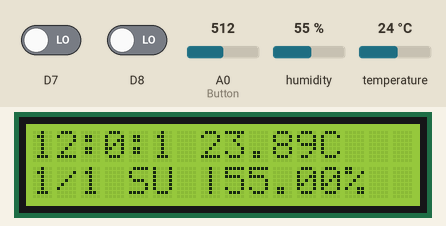
This sketch was run on a simulated ESP8266 (NodeMCU). On the bench: 16×2 character LCD. Inputs (shaded band) come from the test bench; at power-on: humidity 55 %, D7 LOW, D8 LOW, temperature 24 °C, A0 (Button) = 512.

Above: at 1.2 s.
1.3 s: humidity set to 22 %
At 2.9 s:
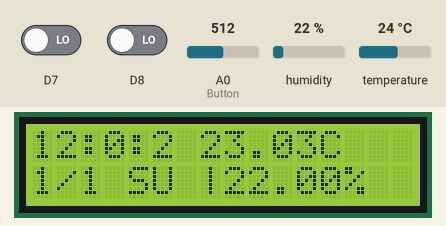
6.6 s: D7 driven HIGH
At 7.8 s:
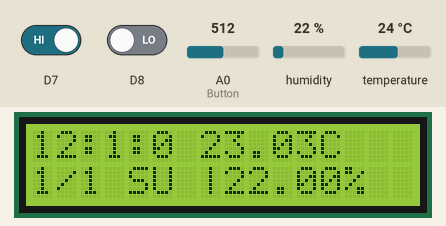
8.6 s: D8 driven HIGH
At 9.9 s:
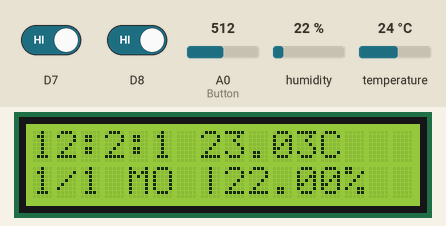
13.7 s: D7 driven LOW
At 15.0 s:
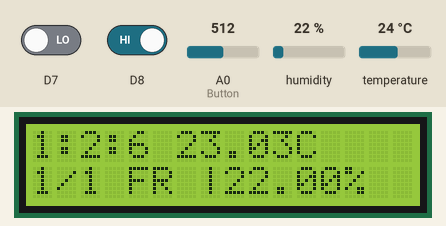
15.7 s: temperature set to 12 °C
At 16.7 s:
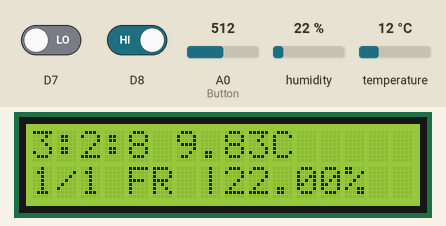
17.7 s: D8 driven LOW
At 19.1 s:
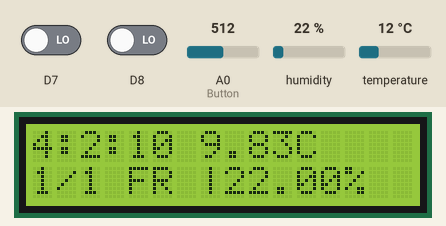
Timing chart, 0 to 20.7 s (numbered marks = the images above; inputs shaded):
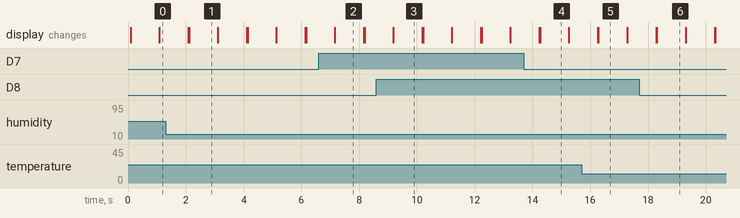

The sketch:

clock_with_display.ino
```cpp
// Including Libs.
#include <LiquidCrystal.h> // For LCD Display
#include "DHT.h"
#define DHTPIN D6     // Digital pin connected to the DHT sensor
#define DHTTYPE DHT11   // DHT 22  (AM2302), AM2321

DHT dht(DHTPIN, DHTTYPE);

// LCD connection Diagram:
/*
* VSS to GND
* VDD to 5V
* V0 to Middle of 10K potentiometer(pm). Left of pm(red) to GND and Right of pm(yellow) to 5V.
* RS to D0
* RW to GND
* E to D1
* d4,d5,d6,d7 (display) to D2,D3,D4,D5 (node mcu) respectively
* A to 3.3V
* K to GND
*/

int h=12;
int m=0;
int s=-1;
int flag;
String day[7] = {"SU","MO","TU","WE","TH","FR","SA"};
int i=0;
int M = 1;
int dt = 1;
int bm=0,bh=0,bdt=0,bM=0,bd=0;

const int rs = D0, en = D1, d4 = D2, d5 = D3, d6 = D4, d7 = D5;  // PiN's for LCD Display
LiquidCrystal lcd(rs, en, d4, d5, d6, d7);


void setup(){
  Serial.begin(9600);          // Enable UART for Debugging
  lcd.begin(16, 2);            // Defins the Dimens of LCD
  dht.begin();
  pinMode(D0, OUTPUT);
  pinMode(D1, OUTPUT);
  pinMode(D2, OUTPUT);
  pinMode(D3, OUTPUT);
  pinMode(D4, OUTPUT);
  pinMode(D5, OUTPUT);
  pinMode(DHTPIN, INPUT);
  pinMode(D7, INPUT);
  pinMode(D8, INPUT);
  pinMode(A0, INPUT);
  pinMode(D9, INPUT); //RX pin
}

void loop()
{
  s = s+1;
  float hum = dht.readHumidity();
  // Read temperature as Celsius (the default)
  float tmp = dht.readTemperature();
  // Compute heat index in Celsius (isFahreheit = false)
  float hic = dht.computeHeatIndex(tmp, hum, false);

  lcd.setCursor(0, 0);
  lcd.print(h);
  lcd.print(":");
  lcd.print(m);
  lcd.print(":");
  lcd.print(s);

  if(flag<12)  lcd.print(" ");
  //if(flag==12) lcd.print("'|");
  if(flag>=12) lcd.print("' ");

  lcd.print(hic);
  lcd.print("C");

  if(flag==24) {flag=0; i += 1; dt += 1;}
  if (M == 1 | M ==3 |M ==5 |M ==7 |M ==8 |M ==10 |M ==12 ){  // Months having 31 days
      if (dt ==32) {dt=1;M+=1;}
  }
  else if (M == 1 |M ==4 |M ==6 |M ==9 |M ==11){  // Months having 30 days
    if (dt ==31) {dt=1;M+=1;}
  }
  else if (M == 2){
    if (dt ==29) {dt=1;M+=1;}  // Feburary Month
  }
  //if (dt ==32) {dt=1; M+=1;}
  if (M ==13) M=1;
  if(i>8)i = 0;
 // s = s+1;

  lcd.setCursor(0, 1);
  lcd.print(dt);
  lcd.print("/");
  lcd.print(M);
  lcd.print(" ");
  lcd.print(day[i]);
  lcd.print(" |");
  lcd.print(hum);
  lcd.print("%");
  delay(995);
  lcd.clear();

  if (s == 59){
    s = 0;
    m = m+1;
  }
  if (m == 60){
    m = 0;
    h = h+1;
    flag=flag+1;
  }
  if (h==13){
    h = 1;
  }

  //Reading Button Values
  //bM = digitalRead(D6);  // Button to change Minutes
  bm = digitalRead(D7);  // Button to change Hours
  bh = digitalRead(D8); // Button to change Date
  bdt = analogRead(A0);   // Button to change Month

  if (bm == 1 & bh == 1) {  // When both buttons pressed together the day changes.
    i += 1;
    if(i>8)i = 0;
  }

  else if (bh == 1 & bdt == 1024) {  // When both buttons pressed together the day changes.
    M=M+1;
    if (M ==13) M=1;
  }

  else if (bm == 1) {         // Minute Chnage
    s=-1;
    m++;
  }

  else if (bh == 1) {        //Hour Change
    h += 1;
    flag+=1;
    if(flag<12)  lcd.print(" ");
    //if(flag==12) lcd.print("'|");
    if(flag>=12) lcd.print("' ");
    if(flag==24) {flag=0;}
    if(h==13) h=1;
  }

  else if (bdt == 1024) {    // Date change
    dt=dt+1;
    if (M == 1 | M ==3 |M ==5 |M ==7 |M ==8 |M ==10 |M ==12 ){  // Months having 31 days
      if (dt ==32) {dt=1;}
    }
    else if (M == 1 |M ==4 |M ==6 |M ==9 |M ==11){  // Months having 30 days
      if (dt ==31) {dt=1;}
    }
    else if (M == 2){
      if (dt ==29) {dt=1;}  // Feburary Month
    }
  }
}
```

Measured:
- after the input at 8.6 s, the display: first differs from a run without the input after 0.59 s (image 3)
- what the display in image 1 shows lasts 1.0 s, from 2.1 s to 3.1 s
